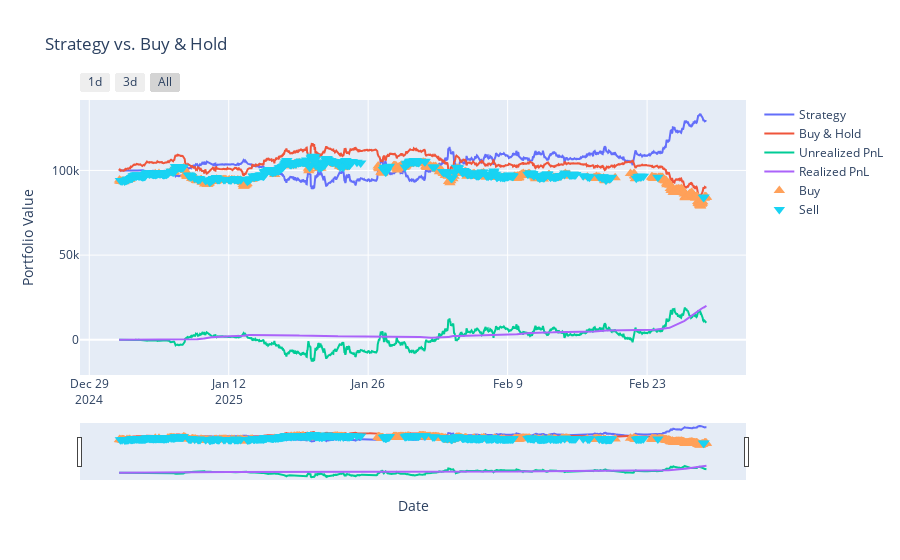

Notebook cell for this chart:
### Code cell
e = Engine(asset_type= 'cryptocurrencies')
e.add_data(validate_frame)  #
e.add_strategy(XGBoostStrategy(
    model=loaded_model,
    bet_size=best_params["bet_size"],
    initial_data=initial_val_frame,  # Pass initial data for sequencing
))
val_stats = e.run()
fig = e.plot()

### Figure 1 — Plotly figure (JSON) as saved in the notebook; plotly's stock layout.template omitted (floating-point values rounded to 4 significant figures; data arrays with more than 128 entries replaced by an {"elided": "..."} marker saying what was removed)
{"data": [{"mode": "lines", "name": "Strategy", "type": "scatter", "x": {"elided": "1416 str values"}, "y": {"elided": "1416 float values"}}, {"mode": "lines", "name": "Buy & Hold", "type": "scatter", "x": {"elided": "1416 str values"}, "y": {"elided": "1416 float values"}}, {"mode": "lines", "name": "Unrealized PnL", "type": "scatter", "x": {"elided": "1416 str values"}, "y": {"elided": "1416 float values"}}, {"mode": "lines", "name": "Realized PnL", "type": "scatter", "x": {"elided": "1416 str values"}, "y": {"elided": "1416 float values"}}, {"marker": {"size": 10, "symbol": "triangle-up"}, "mode": "markers", "name": "Buy", "type": "scatter", "x": {"elided": "483 str values"}, "y": {"elided": "483 float values"}}, {"marker": {"size": 10, "symbol": "triangle-down"}, "mode": "markers", "name": "Sell", "type": "scatter", "x": {"elided": "576 str values"}, "y": {"elided": "576 float values"}}], "layout": {"hovermode": "x unified", "title": {"text": "Strategy vs. Buy & Hold"}, "xaxis": {"rangeselector": {"buttons": [{"count": 24, "label": "1d", "step": "hour", "stepmode": "backward"}, {"count": 72, "label": "3d", "step": "hour", "stepmode": "backward"}, {"label": "All", "step": "all"}]}, "rangeslider": {"visible": true}, "title": {"text": "Date"}, "type": "date"}, "yaxis": {"title": {"text": "Portfolio Value"}}}}
